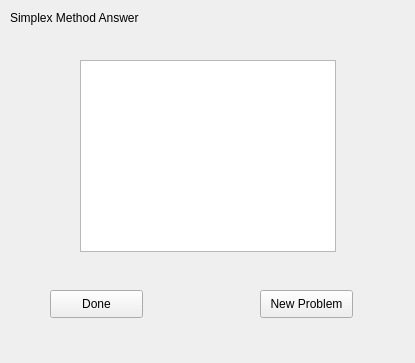
<?xml version="1.0" encoding="UTF-8"?>
<ui version="4.0">
 <class>SimplexWindow</class>
 <widget class="QMainWindow" name="SimplexWindow">
  <property name="geometry">
   <rect>
    <x>0</x>
    <y>0</y>
    <width>415</width>
    <height>363</height>
   </rect>
  </property>
  <property name="windowTitle">
   <string>MainWindow</string>
  </property>
  <widget class="QWidget" name="centralwidget">
   <widget class="QLabel" name="label">
    <property name="geometry">
     <rect>
      <x>10</x>
      <y>10</y>
      <width>151</width>
      <height>16</height>
     </rect>
    </property>
    <property name="text">
     <string>Simplex Method Answer</string>
    </property>
   </widget>
   <widget class="QTextBrowser" name="textBrowser">
    <property name="geometry">
     <rect>
      <x>80</x>
      <y>60</y>
      <width>256</width>
      <height>192</height>
     </rect>
    </property>
   </widget>
   <widget class="QPushButton" name="SimplexDoneButton">
    <property name="geometry">
     <rect>
      <x>50</x>
      <y>290</y>
      <width>93</width>
      <height>28</height>
     </rect>
    </property>
    <property name="text">
     <string>Done</string>
    </property>
   </widget>
   <widget class="QPushButton" name="SimplexNewButton">
    <property name="geometry">
     <rect>
      <x>260</x>
      <y>290</y>
      <width>93</width>
      <height>28</height>
     </rect>
    </property>
    <property name="text">
     <string>New Problem</string>
    </property>
   </widget>
  </widget>
 </widget>
 <resources/>
 <connections>
  <connection>
   <sender>SimplexDoneButton</sender>
   <signal>clicked()</signal>
   <receiver>SimplexWindow</receiver>
   <slot>close()</slot>
   <hints>
    <hint type="sourcelabel">
     <x>106</x>
     <y>310</y>
    </hint>
    <hint type="destinationlabel">
     <x>114</x>
     <y>328</y>
    </hint>
   </hints>
  </connection>
 </connections>
</ui>
